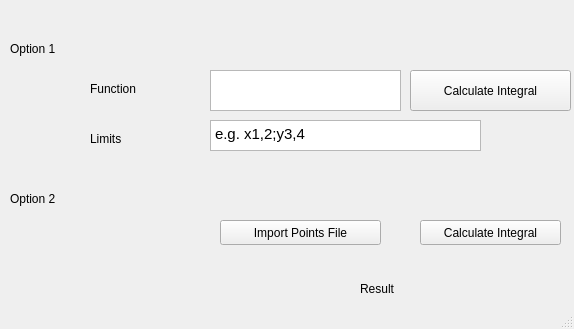
<?xml version="1.0" encoding="UTF-8"?>
<ui version="4.0">
 <class>MainWindow</class>
 <widget class="QMainWindow" name="MainWindow">
  <property name="geometry">
   <rect>
    <x>0</x>
    <y>0</y>
    <width>574</width>
    <height>329</height>
   </rect>
  </property>
  <property name="windowTitle">
   <string>MainWindow</string>
  </property>
  <widget class="QWidget" name="centralWidget">
   <widget class="QTextEdit" name="functiontext">
    <property name="geometry">
     <rect>
      <x>210</x>
      <y>70</y>
      <width>191</width>
      <height>41</height>
     </rect>
    </property>
   </widget>
   <widget class="QPushButton" name="pushButton">
    <property name="geometry">
     <rect>
      <x>410</x>
      <y>70</y>
      <width>161</width>
      <height>41</height>
     </rect>
    </property>
    <property name="palette">
     <palette>
      <active>
       <colorrole role="WindowText">
        <brush brushstyle="SolidPattern">
         <color alpha="255">
          <red>32</red>
          <green>74</green>
          <blue>135</blue>
         </color>
        </brush>
       </colorrole>
      </active>
      <inactive>
       <colorrole role="WindowText">
        <brush brushstyle="SolidPattern">
         <color alpha="255">
          <red>32</red>
          <green>74</green>
          <blue>135</blue>
         </color>
        </brush>
       </colorrole>
      </inactive>
      <disabled>
       <colorrole role="WindowText">
        <brush brushstyle="SolidPattern">
         <color alpha="255">
          <red>190</red>
          <green>190</green>
          <blue>190</blue>
         </color>
        </brush>
       </colorrole>
      </disabled>
     </palette>
    </property>
    <property name="text">
     <string>Calculate Integral</string>
    </property>
   </widget>
   <widget class="QPushButton" name="pushButton_2">
    <property name="geometry">
     <rect>
      <x>220</x>
      <y>220</y>
      <width>161</width>
      <height>25</height>
     </rect>
    </property>
    <property name="text">
     <string>Import Points File</string>
    </property>
   </widget>
   <widget class="QPushButton" name="pushButton_3">
    <property name="geometry">
     <rect>
      <x>420</x>
      <y>220</y>
      <width>141</width>
      <height>25</height>
     </rect>
    </property>
    <property name="text">
     <string>Calculate Integral</string>
    </property>
   </widget>
   <widget class="QLabel" name="label">
    <property name="geometry">
     <rect>
      <x>10</x>
      <y>40</y>
      <width>67</width>
      <height>17</height>
     </rect>
    </property>
    <property name="palette">
     <palette>
      <active>
       <colorrole role="WindowText">
        <brush brushstyle="SolidPattern">
         <color alpha="255">
          <red>0</red>
          <green>0</green>
          <blue>0</blue>
         </color>
        </brush>
       </colorrole>
       <colorrole role="Button">
        <brush brushstyle="SolidPattern">
         <color alpha="255">
          <red>32</red>
          <green>74</green>
          <blue>135</blue>
         </color>
        </brush>
       </colorrole>
       <colorrole role="Light">
        <brush brushstyle="SolidPattern">
         <color alpha="255">
          <red>48</red>
          <green>111</green>
          <blue>203</blue>
         </color>
        </brush>
       </colorrole>
       <colorrole role="Midlight">
        <brush brushstyle="SolidPattern">
         <color alpha="255">
          <red>40</red>
          <green>92</green>
          <blue>169</blue>
         </color>
        </brush>
       </colorrole>
       <colorrole role="Dark">
        <brush brushstyle="SolidPattern">
         <color alpha="255">
          <red>16</red>
          <green>37</green>
          <blue>67</blue>
         </color>
        </brush>
       </colorrole>
       <colorrole role="Mid">
        <brush brushstyle="SolidPattern">
         <color alpha="255">
          <red>21</red>
          <green>49</green>
          <blue>90</blue>
         </color>
        </brush>
       </colorrole>
       <colorrole role="Text">
        <brush brushstyle="SolidPattern">
         <color alpha="255">
          <red>0</red>
          <green>0</green>
          <blue>0</blue>
         </color>
        </brush>
       </colorrole>
       <colorrole role="BrightText">
        <brush brushstyle="SolidPattern">
         <color alpha="255">
          <red>255</red>
          <green>255</green>
          <blue>255</blue>
         </color>
        </brush>
       </colorrole>
       <colorrole role="ButtonText">
        <brush brushstyle="SolidPattern">
         <color alpha="255">
          <red>0</red>
          <green>0</green>
          <blue>0</blue>
         </color>
        </brush>
       </colorrole>
       <colorrole role="Base">
        <brush brushstyle="SolidPattern">
         <color alpha="255">
          <red>255</red>
          <green>255</green>
          <blue>255</blue>
         </color>
        </brush>
       </colorrole>
       <colorrole role="Window">
        <brush brushstyle="SolidPattern">
         <color alpha="255">
          <red>32</red>
          <green>74</green>
          <blue>135</blue>
         </color>
        </brush>
       </colorrole>
       <colorrole role="Shadow">
        <brush brushstyle="SolidPattern">
         <color alpha="255">
          <red>0</red>
          <green>0</green>
          <blue>0</blue>
         </color>
        </brush>
       </colorrole>
       <colorrole role="AlternateBase">
        <brush brushstyle="SolidPattern">
         <color alpha="255">
          <red>143</red>
          <green>164</green>
          <blue>195</blue>
         </color>
        </brush>
       </colorrole>
       <colorrole role="ToolTipBase">
        <brush brushstyle="SolidPattern">
         <color alpha="255">
          <red>255</red>
          <green>255</green>
          <blue>220</blue>
         </color>
        </brush>
       </colorrole>
       <colorrole role="ToolTipText">
        <brush brushstyle="SolidPattern">
         <color alpha="255">
          <red>0</red>
          <green>0</green>
          <blue>0</blue>
         </color>
        </brush>
       </colorrole>
      </active>
      <inactive>
       <colorrole role="WindowText">
        <brush brushstyle="SolidPattern">
         <color alpha="255">
          <red>0</red>
          <green>0</green>
          <blue>0</blue>
         </color>
        </brush>
       </colorrole>
       <colorrole role="Button">
        <brush brushstyle="SolidPattern">
         <color alpha="255">
          <red>32</red>
          <green>74</green>
          <blue>135</blue>
         </color>
        </brush>
       </colorrole>
       <colorrole role="Light">
        <brush brushstyle="SolidPattern">
         <color alpha="255">
          <red>48</red>
          <green>111</green>
          <blue>203</blue>
         </color>
        </brush>
       </colorrole>
       <colorrole role="Midlight">
        <brush brushstyle="SolidPattern">
         <color alpha="255">
          <red>40</red>
          <green>92</green>
          <blue>169</blue>
         </color>
        </brush>
       </colorrole>
       <colorrole role="Dark">
        <brush brushstyle="SolidPattern">
         <color alpha="255">
          <red>16</red>
          <green>37</green>
          <blue>67</blue>
         </color>
        </brush>
       </colorrole>
       <colorrole role="Mid">
        <brush brushstyle="SolidPattern">
         <color alpha="255">
          <red>21</red>
          <green>49</green>
          <blue>90</blue>
         </color>
        </brush>
       </colorrole>
       <colorrole role="Text">
        <brush brushstyle="SolidPattern">
         <color alpha="255">
          <red>0</red>
          <green>0</green>
          <blue>0</blue>
         </color>
        </brush>
       </colorrole>
       <colorrole role="BrightText">
        <brush brushstyle="SolidPattern">
         <color alpha="255">
          <red>255</red>
          <green>255</green>
          <blue>255</blue>
         </color>
        </brush>
       </colorrole>
       <colorrole role="ButtonText">
        <brush brushstyle="SolidPattern">
         <color alpha="255">
          <red>0</red>
          <green>0</green>
          <blue>0</blue>
         </color>
        </brush>
       </colorrole>
       <colorrole role="Base">
        <brush brushstyle="SolidPattern">
         <color alpha="255">
          <red>255</red>
          <green>255</green>
          <blue>255</blue>
         </color>
        </brush>
       </colorrole>
       <colorrole role="Window">
        <brush brushstyle="SolidPattern">
         <color alpha="255">
          <red>32</red>
          <green>74</green>
          <blue>135</blue>
         </color>
        </brush>
       </colorrole>
       <colorrole role="Shadow">
        <brush brushstyle="SolidPattern">
         <color alpha="255">
          <red>0</red>
          <green>0</green>
          <blue>0</blue>
         </color>
        </brush>
       </colorrole>
       <colorrole role="AlternateBase">
        <brush brushstyle="SolidPattern">
         <color alpha="255">
          <red>143</red>
          <green>164</green>
          <blue>195</blue>
         </color>
        </brush>
       </colorrole>
       <colorrole role="ToolTipBase">
        <brush brushstyle="SolidPattern">
         <color alpha="255">
          <red>255</red>
          <green>255</green>
          <blue>220</blue>
         </color>
        </brush>
       </colorrole>
       <colorrole role="ToolTipText">
        <brush brushstyle="SolidPattern">
         <color alpha="255">
          <red>0</red>
          <green>0</green>
          <blue>0</blue>
         </color>
        </brush>
       </colorrole>
      </inactive>
      <disabled>
       <colorrole role="WindowText">
        <brush brushstyle="SolidPattern">
         <color alpha="255">
          <red>16</red>
          <green>37</green>
          <blue>67</blue>
         </color>
        </brush>
       </colorrole>
       <colorrole role="Button">
        <brush brushstyle="SolidPattern">
         <color alpha="255">
          <red>32</red>
          <green>74</green>
          <blue>135</blue>
         </color>
        </brush>
       </colorrole>
       <colorrole role="Light">
        <brush brushstyle="SolidPattern">
         <color alpha="255">
          <red>48</red>
          <green>111</green>
          <blue>203</blue>
         </color>
        </brush>
       </colorrole>
       <colorrole role="Midlight">
        <brush brushstyle="SolidPattern">
         <color alpha="255">
          <red>40</red>
          <green>92</green>
          <blue>169</blue>
         </color>
        </brush>
       </colorrole>
       <colorrole role="Dark">
        <brush brushstyle="SolidPattern">
         <color alpha="255">
          <red>16</red>
          <green>37</green>
          <blue>67</blue>
         </color>
        </brush>
       </colorrole>
       <colorrole role="Mid">
        <brush brushstyle="SolidPattern">
         <color alpha="255">
          <red>21</red>
          <green>49</green>
          <blue>90</blue>
         </color>
        </brush>
       </colorrole>
       <colorrole role="Text">
        <brush brushstyle="SolidPattern">
         <color alpha="255">
          <red>16</red>
          <green>37</green>
          <blue>67</blue>
         </color>
        </brush>
       </colorrole>
       <colorrole role="BrightText">
        <brush brushstyle="SolidPattern">
         <color alpha="255">
          <red>255</red>
          <green>255</green>
          <blue>255</blue>
         </color>
        </brush>
       </colorrole>
       <colorrole role="ButtonText">
        <brush brushstyle="SolidPattern">
         <color alpha="255">
          <red>16</red>
          <green>37</green>
          <blue>67</blue>
         </color>
        </brush>
       </colorrole>
       <colorrole role="Base">
        <brush brushstyle="SolidPattern">
         <color alpha="255">
          <red>32</red>
          <green>74</green>
          <blue>135</blue>
         </color>
        </brush>
       </colorrole>
       <colorrole role="Window">
        <brush brushstyle="SolidPattern">
         <color alpha="255">
          <red>32</red>
          <green>74</green>
          <blue>135</blue>
         </color>
        </brush>
       </colorrole>
       <colorrole role="Shadow">
        <brush brushstyle="SolidPattern">
         <color alpha="255">
          <red>0</red>
          <green>0</green>
          <blue>0</blue>
         </color>
        </brush>
       </colorrole>
       <colorrole role="AlternateBase">
        <brush brushstyle="SolidPattern">
         <color alpha="255">
          <red>32</red>
          <green>74</green>
          <blue>135</blue>
         </color>
        </brush>
       </colorrole>
       <colorrole role="ToolTipBase">
        <brush brushstyle="SolidPattern">
         <color alpha="255">
          <red>255</red>
          <green>255</green>
          <blue>220</blue>
         </color>
        </brush>
       </colorrole>
       <colorrole role="ToolTipText">
        <brush brushstyle="SolidPattern">
         <color alpha="255">
          <red>0</red>
          <green>0</green>
          <blue>0</blue>
         </color>
        </brush>
       </colorrole>
      </disabled>
     </palette>
    </property>
    <property name="text">
     <string>Option 1</string>
    </property>
   </widget>
   <widget class="QLabel" name="label_2">
    <property name="geometry">
     <rect>
      <x>10</x>
      <y>190</y>
      <width>67</width>
      <height>17</height>
     </rect>
    </property>
    <property name="palette">
     <palette>
      <active>
       <colorrole role="WindowText">
        <brush brushstyle="SolidPattern">
         <color alpha="255">
          <red>0</red>
          <green>0</green>
          <blue>0</blue>
         </color>
        </brush>
       </colorrole>
       <colorrole role="Button">
        <brush brushstyle="SolidPattern">
         <color alpha="255">
          <red>32</red>
          <green>74</green>
          <blue>135</blue>
         </color>
        </brush>
       </colorrole>
       <colorrole role="Light">
        <brush brushstyle="SolidPattern">
         <color alpha="255">
          <red>48</red>
          <green>111</green>
          <blue>203</blue>
         </color>
        </brush>
       </colorrole>
       <colorrole role="Midlight">
        <brush brushstyle="SolidPattern">
         <color alpha="255">
          <red>40</red>
          <green>92</green>
          <blue>169</blue>
         </color>
        </brush>
       </colorrole>
       <colorrole role="Dark">
        <brush brushstyle="SolidPattern">
         <color alpha="255">
          <red>16</red>
          <green>37</green>
          <blue>67</blue>
         </color>
        </brush>
       </colorrole>
       <colorrole role="Mid">
        <brush brushstyle="SolidPattern">
         <color alpha="255">
          <red>21</red>
          <green>49</green>
          <blue>90</blue>
         </color>
        </brush>
       </colorrole>
       <colorrole role="Text">
        <brush brushstyle="SolidPattern">
         <color alpha="255">
          <red>0</red>
          <green>0</green>
          <blue>0</blue>
         </color>
        </brush>
       </colorrole>
       <colorrole role="BrightText">
        <brush brushstyle="SolidPattern">
         <color alpha="255">
          <red>255</red>
          <green>255</green>
          <blue>255</blue>
         </color>
        </brush>
       </colorrole>
       <colorrole role="ButtonText">
        <brush brushstyle="SolidPattern">
         <color alpha="255">
          <red>0</red>
          <green>0</green>
          <blue>0</blue>
         </color>
        </brush>
       </colorrole>
       <colorrole role="Base">
        <brush brushstyle="SolidPattern">
         <color alpha="255">
          <red>255</red>
          <green>255</green>
          <blue>255</blue>
         </color>
        </brush>
       </colorrole>
       <colorrole role="Window">
        <brush brushstyle="SolidPattern">
         <color alpha="255">
          <red>32</red>
          <green>74</green>
          <blue>135</blue>
         </color>
        </brush>
       </colorrole>
       <colorrole role="Shadow">
        <brush brushstyle="SolidPattern">
         <color alpha="255">
          <red>0</red>
          <green>0</green>
          <blue>0</blue>
         </color>
        </brush>
       </colorrole>
       <colorrole role="AlternateBase">
        <brush brushstyle="SolidPattern">
         <color alpha="255">
          <red>143</red>
          <green>164</green>
          <blue>195</blue>
         </color>
        </brush>
       </colorrole>
       <colorrole role="ToolTipBase">
        <brush brushstyle="SolidPattern">
         <color alpha="255">
          <red>255</red>
          <green>255</green>
          <blue>220</blue>
         </color>
        </brush>
       </colorrole>
       <colorrole role="ToolTipText">
        <brush brushstyle="SolidPattern">
         <color alpha="255">
          <red>0</red>
          <green>0</green>
          <blue>0</blue>
         </color>
        </brush>
       </colorrole>
      </active>
      <inactive>
       <colorrole role="WindowText">
        <brush brushstyle="SolidPattern">
         <color alpha="255">
          <red>0</red>
          <green>0</green>
          <blue>0</blue>
         </color>
        </brush>
       </colorrole>
       <colorrole role="Button">
        <brush brushstyle="SolidPattern">
         <color alpha="255">
          <red>32</red>
          <green>74</green>
          <blue>135</blue>
         </color>
        </brush>
       </colorrole>
       <colorrole role="Light">
        <brush brushstyle="SolidPattern">
         <color alpha="255">
          <red>48</red>
          <green>111</green>
          <blue>203</blue>
         </color>
        </brush>
       </colorrole>
       <colorrole role="Midlight">
        <brush brushstyle="SolidPattern">
         <color alpha="255">
          <red>40</red>
          <green>92</green>
          <blue>169</blue>
         </color>
        </brush>
       </colorrole>
       <colorrole role="Dark">
        <brush brushstyle="SolidPattern">
         <color alpha="255">
          <red>16</red>
          <green>37</green>
          <blue>67</blue>
         </color>
        </brush>
       </colorrole>
       <colorrole role="Mid">
        <brush brushstyle="SolidPattern">
         <color alpha="255">
          <red>21</red>
          <green>49</green>
          <blue>90</blue>
         </color>
        </brush>
       </colorrole>
       <colorrole role="Text">
        <brush brushstyle="SolidPattern">
         <color alpha="255">
          <red>0</red>
          <green>0</green>
          <blue>0</blue>
         </color>
        </brush>
       </colorrole>
       <colorrole role="BrightText">
        <brush brushstyle="SolidPattern">
         <color alpha="255">
          <red>255</red>
          <green>255</green>
          <blue>255</blue>
         </color>
        </brush>
       </colorrole>
       <colorrole role="ButtonText">
        <brush brushstyle="SolidPattern">
         <color alpha="255">
          <red>0</red>
          <green>0</green>
          <blue>0</blue>
         </color>
        </brush>
       </colorrole>
       <colorrole role="Base">
        <brush brushstyle="SolidPattern">
         <color alpha="255">
          <red>255</red>
          <green>255</green>
          <blue>255</blue>
         </color>
        </brush>
       </colorrole>
       <colorrole role="Window">
        <brush brushstyle="SolidPattern">
         <color alpha="255">
          <red>32</red>
          <green>74</green>
          <blue>135</blue>
         </color>
        </brush>
       </colorrole>
       <colorrole role="Shadow">
        <brush brushstyle="SolidPattern">
         <color alpha="255">
          <red>0</red>
          <green>0</green>
          <blue>0</blue>
         </color>
        </brush>
       </colorrole>
       <colorrole role="AlternateBase">
        <brush brushstyle="SolidPattern">
         <color alpha="255">
          <red>143</red>
          <green>164</green>
          <blue>195</blue>
         </color>
        </brush>
       </colorrole>
       <colorrole role="ToolTipBase">
        <brush brushstyle="SolidPattern">
         <color alpha="255">
          <red>255</red>
          <green>255</green>
          <blue>220</blue>
         </color>
        </brush>
       </colorrole>
       <colorrole role="ToolTipText">
        <brush brushstyle="SolidPattern">
         <color alpha="255">
          <red>0</red>
          <green>0</green>
          <blue>0</blue>
         </color>
        </brush>
       </colorrole>
      </inactive>
      <disabled>
       <colorrole role="WindowText">
        <brush brushstyle="SolidPattern">
         <color alpha="255">
          <red>16</red>
          <green>37</green>
          <blue>67</blue>
         </color>
        </brush>
       </colorrole>
       <colorrole role="Button">
        <brush brushstyle="SolidPattern">
         <color alpha="255">
          <red>32</red>
          <green>74</green>
          <blue>135</blue>
         </color>
        </brush>
       </colorrole>
       <colorrole role="Light">
        <brush brushstyle="SolidPattern">
         <color alpha="255">
          <red>48</red>
          <green>111</green>
          <blue>203</blue>
         </color>
        </brush>
       </colorrole>
       <colorrole role="Midlight">
        <brush brushstyle="SolidPattern">
         <color alpha="255">
          <red>40</red>
          <green>92</green>
          <blue>169</blue>
         </color>
        </brush>
       </colorrole>
       <colorrole role="Dark">
        <brush brushstyle="SolidPattern">
         <color alpha="255">
          <red>16</red>
          <green>37</green>
          <blue>67</blue>
         </color>
        </brush>
       </colorrole>
       <colorrole role="Mid">
        <brush brushstyle="SolidPattern">
         <color alpha="255">
          <red>21</red>
          <green>49</green>
          <blue>90</blue>
         </color>
        </brush>
       </colorrole>
       <colorrole role="Text">
        <brush brushstyle="SolidPattern">
         <color alpha="255">
          <red>16</red>
          <green>37</green>
          <blue>67</blue>
         </color>
        </brush>
       </colorrole>
       <colorrole role="BrightText">
        <brush brushstyle="SolidPattern">
         <color alpha="255">
          <red>255</red>
          <green>255</green>
          <blue>255</blue>
         </color>
        </brush>
       </colorrole>
       <colorrole role="ButtonText">
        <brush brushstyle="SolidPattern">
         <color alpha="255">
          <red>16</red>
          <green>37</green>
          <blue>67</blue>
         </color>
        </brush>
       </colorrole>
       <colorrole role="Base">
        <brush brushstyle="SolidPattern">
         <color alpha="255">
          <red>32</red>
          <green>74</green>
          <blue>135</blue>
         </color>
        </brush>
       </colorrole>
       <colorrole role="Window">
        <brush brushstyle="SolidPattern">
         <color alpha="255">
          <red>32</red>
          <green>74</green>
          <blue>135</blue>
         </color>
        </brush>
       </colorrole>
       <colorrole role="Shadow">
        <brush brushstyle="SolidPattern">
         <color alpha="255">
          <red>0</red>
          <green>0</green>
          <blue>0</blue>
         </color>
        </brush>
       </colorrole>
       <colorrole role="AlternateBase">
        <brush brushstyle="SolidPattern">
         <color alpha="255">
          <red>32</red>
          <green>74</green>
          <blue>135</blue>
         </color>
        </brush>
       </colorrole>
       <colorrole role="ToolTipBase">
        <brush brushstyle="SolidPattern">
         <color alpha="255">
          <red>255</red>
          <green>255</green>
          <blue>220</blue>
         </color>
        </brush>
       </colorrole>
       <colorrole role="ToolTipText">
        <brush brushstyle="SolidPattern">
         <color alpha="255">
          <red>0</red>
          <green>0</green>
          <blue>0</blue>
         </color>
        </brush>
       </colorrole>
      </disabled>
     </palette>
    </property>
    <property name="text">
     <string>Option 2</string>
    </property>
   </widget>
   <widget class="QLabel" name="label_3">
    <property name="geometry">
     <rect>
      <x>360</x>
      <y>280</y>
      <width>67</width>
      <height>17</height>
     </rect>
    </property>
    <property name="palette">
     <palette>
      <active>
       <colorrole role="WindowText">
        <brush brushstyle="SolidPattern">
         <color alpha="255">
          <red>0</red>
          <green>0</green>
          <blue>0</blue>
         </color>
        </brush>
       </colorrole>
       <colorrole role="Button">
        <brush brushstyle="SolidPattern">
         <color alpha="255">
          <red>78</red>
          <green>154</green>
          <blue>6</blue>
         </color>
        </brush>
       </colorrole>
       <colorrole role="Light">
        <brush brushstyle="SolidPattern">
         <color alpha="255">
          <red>117</red>
          <green>231</green>
          <blue>9</blue>
         </color>
        </brush>
       </colorrole>
       <colorrole role="Midlight">
        <brush brushstyle="SolidPattern">
         <color alpha="255">
          <red>97</red>
          <green>192</green>
          <blue>7</blue>
         </color>
        </brush>
       </colorrole>
       <colorrole role="Dark">
        <brush brushstyle="SolidPattern">
         <color alpha="255">
          <red>39</red>
          <green>77</green>
          <blue>3</blue>
         </color>
        </brush>
       </colorrole>
       <colorrole role="Mid">
        <brush brushstyle="SolidPattern">
         <color alpha="255">
          <red>52</red>
          <green>103</green>
          <blue>4</blue>
         </color>
        </brush>
       </colorrole>
       <colorrole role="Text">
        <brush brushstyle="SolidPattern">
         <color alpha="255">
          <red>0</red>
          <green>0</green>
          <blue>0</blue>
         </color>
        </brush>
       </colorrole>
       <colorrole role="BrightText">
        <brush brushstyle="SolidPattern">
         <color alpha="255">
          <red>255</red>
          <green>255</green>
          <blue>255</blue>
         </color>
        </brush>
       </colorrole>
       <colorrole role="ButtonText">
        <brush brushstyle="SolidPattern">
         <color alpha="255">
          <red>0</red>
          <green>0</green>
          <blue>0</blue>
         </color>
        </brush>
       </colorrole>
       <colorrole role="Base">
        <brush brushstyle="SolidPattern">
         <color alpha="255">
          <red>255</red>
          <green>255</green>
          <blue>255</blue>
         </color>
        </brush>
       </colorrole>
       <colorrole role="Window">
        <brush brushstyle="SolidPattern">
         <color alpha="255">
          <red>78</red>
          <green>154</green>
          <blue>6</blue>
         </color>
        </brush>
       </colorrole>
       <colorrole role="Shadow">
        <brush brushstyle="SolidPattern">
         <color alpha="255">
          <red>0</red>
          <green>0</green>
          <blue>0</blue>
         </color>
        </brush>
       </colorrole>
       <colorrole role="AlternateBase">
        <brush brushstyle="SolidPattern">
         <color alpha="255">
          <red>166</red>
          <green>204</green>
          <blue>130</blue>
         </color>
        </brush>
       </colorrole>
       <colorrole role="ToolTipBase">
        <brush brushstyle="SolidPattern">
         <color alpha="255">
          <red>255</red>
          <green>255</green>
          <blue>220</blue>
         </color>
        </brush>
       </colorrole>
       <colorrole role="ToolTipText">
        <brush brushstyle="SolidPattern">
         <color alpha="255">
          <red>0</red>
          <green>0</green>
          <blue>0</blue>
         </color>
        </brush>
       </colorrole>
      </active>
      <inactive>
       <colorrole role="WindowText">
        <brush brushstyle="SolidPattern">
         <color alpha="255">
          <red>0</red>
          <green>0</green>
          <blue>0</blue>
         </color>
        </brush>
       </colorrole>
       <colorrole role="Button">
        <brush brushstyle="SolidPattern">
         <color alpha="255">
          <red>78</red>
          <green>154</green>
          <blue>6</blue>
         </color>
        </brush>
       </colorrole>
       <colorrole role="Light">
        <brush brushstyle="SolidPattern">
         <color alpha="255">
          <red>117</red>
          <green>231</green>
          <blue>9</blue>
         </color>
        </brush>
       </colorrole>
       <colorrole role="Midlight">
        <brush brushstyle="SolidPattern">
         <color alpha="255">
          <red>97</red>
          <green>192</green>
          <blue>7</blue>
         </color>
        </brush>
       </colorrole>
       <colorrole role="Dark">
        <brush brushstyle="SolidPattern">
         <color alpha="255">
          <red>39</red>
          <green>77</green>
          <blue>3</blue>
         </color>
        </brush>
       </colorrole>
       <colorrole role="Mid">
        <brush brushstyle="SolidPattern">
         <color alpha="255">
          <red>52</red>
          <green>103</green>
          <blue>4</blue>
         </color>
        </brush>
       </colorrole>
       <colorrole role="Text">
        <brush brushstyle="SolidPattern">
         <color alpha="255">
          <red>0</red>
          <green>0</green>
          <blue>0</blue>
         </color>
        </brush>
       </colorrole>
       <colorrole role="BrightText">
        <brush brushstyle="SolidPattern">
         <color alpha="255">
          <red>255</red>
          <green>255</green>
          <blue>255</blue>
         </color>
        </brush>
       </colorrole>
       <colorrole role="ButtonText">
        <brush brushstyle="SolidPattern">
         <color alpha="255">
          <red>0</red>
          <green>0</green>
          <blue>0</blue>
         </color>
        </brush>
       </colorrole>
       <colorrole role="Base">
        <brush brushstyle="SolidPattern">
         <color alpha="255">
          <red>255</red>
          <green>255</green>
          <blue>255</blue>
         </color>
        </brush>
       </colorrole>
       <colorrole role="Window">
        <brush brushstyle="SolidPattern">
         <color alpha="255">
          <red>78</red>
          <green>154</green>
          <blue>6</blue>
         </color>
        </brush>
       </colorrole>
       <colorrole role="Shadow">
        <brush brushstyle="SolidPattern">
         <color alpha="255">
          <red>0</red>
          <green>0</green>
          <blue>0</blue>
         </color>
        </brush>
       </colorrole>
       <colorrole role="AlternateBase">
        <brush brushstyle="SolidPattern">
         <color alpha="255">
          <red>166</red>
          <green>204</green>
          <blue>130</blue>
         </color>
        </brush>
       </colorrole>
       <colorrole role="ToolTipBase">
        <brush brushstyle="SolidPattern">
         <color alpha="255">
          <red>255</red>
          <green>255</green>
          <blue>220</blue>
         </color>
        </brush>
       </colorrole>
       <colorrole role="ToolTipText">
        <brush brushstyle="SolidPattern">
         <color alpha="255">
          <red>0</red>
          <green>0</green>
          <blue>0</blue>
         </color>
        </brush>
       </colorrole>
      </inactive>
      <disabled>
       <colorrole role="WindowText">
        <brush brushstyle="SolidPattern">
         <color alpha="255">
          <red>39</red>
          <green>77</green>
          <blue>3</blue>
         </color>
        </brush>
       </colorrole>
       <colorrole role="Button">
        <brush brushstyle="SolidPattern">
         <color alpha="255">
          <red>78</red>
          <green>154</green>
          <blue>6</blue>
         </color>
        </brush>
       </colorrole>
       <colorrole role="Light">
        <brush brushstyle="SolidPattern">
         <color alpha="255">
          <red>117</red>
          <green>231</green>
          <blue>9</blue>
         </color>
        </brush>
       </colorrole>
       <colorrole role="Midlight">
        <brush brushstyle="SolidPattern">
         <color alpha="255">
          <red>97</red>
          <green>192</green>
          <blue>7</blue>
         </color>
        </brush>
       </colorrole>
       <colorrole role="Dark">
        <brush brushstyle="SolidPattern">
         <color alpha="255">
          <red>39</red>
          <green>77</green>
          <blue>3</blue>
         </color>
        </brush>
       </colorrole>
       <colorrole role="Mid">
        <brush brushstyle="SolidPattern">
         <color alpha="255">
          <red>52</red>
          <green>103</green>
          <blue>4</blue>
         </color>
        </brush>
       </colorrole>
       <colorrole role="Text">
        <brush brushstyle="SolidPattern">
         <color alpha="255">
          <red>39</red>
          <green>77</green>
          <blue>3</blue>
         </color>
        </brush>
       </colorrole>
       <colorrole role="BrightText">
        <brush brushstyle="SolidPattern">
         <color alpha="255">
          <red>255</red>
          <green>255</green>
          <blue>255</blue>
         </color>
        </brush>
       </colorrole>
       <colorrole role="ButtonText">
        <brush brushstyle="SolidPattern">
         <color alpha="255">
          <red>39</red>
          <green>77</green>
          <blue>3</blue>
         </color>
        </brush>
       </colorrole>
       <colorrole role="Base">
        <brush brushstyle="SolidPattern">
         <color alpha="255">
          <red>78</red>
          <green>154</green>
          <blue>6</blue>
         </color>
        </brush>
       </colorrole>
       <colorrole role="Window">
        <brush brushstyle="SolidPattern">
         <color alpha="255">
          <red>78</red>
          <green>154</green>
          <blue>6</blue>
         </color>
        </brush>
       </colorrole>
       <colorrole role="Shadow">
        <brush brushstyle="SolidPattern">
         <color alpha="255">
          <red>0</red>
          <green>0</green>
          <blue>0</blue>
         </color>
        </brush>
       </colorrole>
       <colorrole role="AlternateBase">
        <brush brushstyle="SolidPattern">
         <color alpha="255">
          <red>78</red>
          <green>154</green>
          <blue>6</blue>
         </color>
        </brush>
       </colorrole>
       <colorrole role="ToolTipBase">
        <brush brushstyle="SolidPattern">
         <color alpha="255">
          <red>255</red>
          <green>255</green>
          <blue>220</blue>
         </color>
        </brush>
       </colorrole>
       <colorrole role="ToolTipText">
        <brush brushstyle="SolidPattern">
         <color alpha="255">
          <red>0</red>
          <green>0</green>
          <blue>0</blue>
         </color>
        </brush>
       </colorrole>
      </disabled>
     </palette>
    </property>
    <property name="text">
     <string>Result</string>
    </property>
   </widget>
   <widget class="QLabel" name="result_browser">
    <property name="geometry">
     <rect>
      <x>480</x>
      <y>280</y>
      <width>67</width>
      <height>17</height>
     </rect>
    </property>
    <property name="text">
     <string/>
    </property>
   </widget>
   <widget class="QLabel" name="label_4">
    <property name="geometry">
     <rect>
      <x>90</x>
      <y>80</y>
      <width>67</width>
      <height>17</height>
     </rect>
    </property>
    <property name="palette">
     <palette>
      <active>
       <colorrole role="Button">
        <brush brushstyle="SolidPattern">
         <color alpha="255">
          <red>32</red>
          <green>74</green>
          <blue>135</blue>
         </color>
        </brush>
       </colorrole>
      </active>
      <inactive>
       <colorrole role="Button">
        <brush brushstyle="SolidPattern">
         <color alpha="255">
          <red>32</red>
          <green>74</green>
          <blue>135</blue>
         </color>
        </brush>
       </colorrole>
      </inactive>
      <disabled>
       <colorrole role="Button">
        <brush brushstyle="SolidPattern">
         <color alpha="255">
          <red>32</red>
          <green>74</green>
          <blue>135</blue>
         </color>
        </brush>
       </colorrole>
      </disabled>
     </palette>
    </property>
    <property name="text">
     <string>Function</string>
    </property>
   </widget>
   <widget class="QTextEdit" name="limitsText">
    <property name="geometry">
     <rect>
      <x>210</x>
      <y>120</y>
      <width>271</width>
      <height>31</height>
     </rect>
    </property>
    <property name="html">
     <string>&lt;!DOCTYPE HTML PUBLIC &quot;-//W3C//DTD HTML 4.0//EN&quot; &quot;http://www.w3.org/TR/REC-html40/strict.dtd&quot;&gt;
&lt;html&gt;&lt;head&gt;&lt;meta name=&quot;qrichtext&quot; content=&quot;1&quot; /&gt;&lt;style type=&quot;text/css&quot;&gt;
p, li { white-space: pre-wrap; }
&lt;/style&gt;&lt;/head&gt;&lt;body style=&quot; font-family:'Ubuntu'; font-size:11pt; font-weight:400; font-style:normal;&quot;&gt;
&lt;p style=&quot; margin-top:0px; margin-bottom:0px; margin-left:0px; margin-right:0px; -qt-block-indent:0; text-indent:0px;&quot;&gt;e.g. x1,2;y3,4&lt;/p&gt;&lt;/body&gt;&lt;/html&gt;</string>
    </property>
   </widget>
   <widget class="QLabel" name="label_5">
    <property name="geometry">
     <rect>
      <x>90</x>
      <y>130</y>
      <width>67</width>
      <height>17</height>
     </rect>
    </property>
    <property name="text">
     <string>Limits</string>
    </property>
   </widget>
   <zorder>pushButton</zorder>
   <zorder>functiontext</zorder>
   <zorder>pushButton_2</zorder>
   <zorder>pushButton_3</zorder>
   <zorder>label</zorder>
   <zorder>label_2</zorder>
   <zorder>label_3</zorder>
   <zorder>result_browser</zorder>
   <zorder>label_4</zorder>
   <zorder>limitsText</zorder>
   <zorder>label_5</zorder>
  </widget>
  <widget class="QMenuBar" name="menuBar">
   <property name="geometry">
    <rect>
     <x>0</x>
     <y>0</y>
     <width>574</width>
     <height>22</height>
    </rect>
   </property>
  </widget>
  <widget class="QStatusBar" name="statusBar"/>
 </widget>
 <layoutdefault spacing="6" margin="11"/>
 <resources/>
 <connections/>
</ui>
